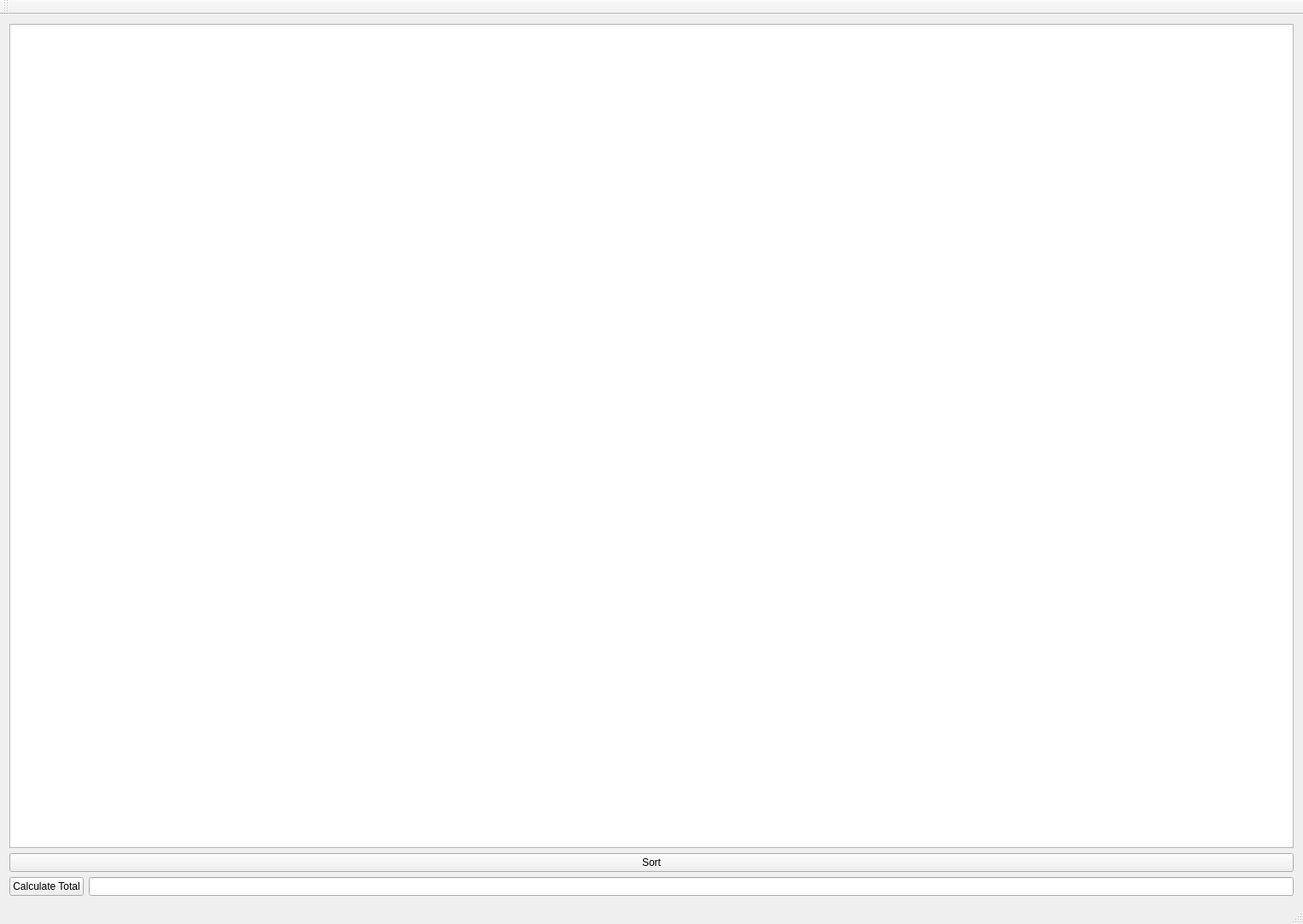
<?xml version="1.0" encoding="UTF-8"?>
<ui version="4.0">
 <class>BillsClass</class>
 <widget class="QMainWindow" name="BillsClass">
  <property name="geometry">
   <rect>
    <x>0</x>
    <y>0</y>
    <width>1526</width>
    <height>1082</height>
   </rect>
  </property>
  <property name="windowTitle">
   <string>Bills</string>
  </property>
  <widget class="QWidget" name="centralWidget">
   <layout class="QGridLayout" name="gridLayout_3">
    <item row="0" column="0">
     <layout class="QGridLayout" name="gridLayout_2">
      <item row="0" column="0">
       <layout class="QGridLayout" name="gridLayout">
        <item row="0" column="0">
         <widget class="QListWidget" name="bills_list_widget">
          <property name="font">
           <font>
            <pointsize>12</pointsize>
           </font>
          </property>
         </widget>
        </item>
        <item row="1" column="0">
         <widget class="QPushButton" name="sort_button">
          <property name="text">
           <string>Sort</string>
          </property>
         </widget>
        </item>
       </layout>
      </item>
      <item row="1" column="0">
       <layout class="QHBoxLayout" name="horizontalLayout">
        <item>
         <widget class="QPushButton" name="total_button">
          <property name="text">
           <string>Calculate Total</string>
          </property>
         </widget>
        </item>
        <item>
         <widget class="QLineEdit" name="total_line_edit"/>
        </item>
       </layout>
      </item>
     </layout>
    </item>
   </layout>
  </widget>
  <widget class="QMenuBar" name="menuBar">
   <property name="geometry">
    <rect>
     <x>0</x>
     <y>0</y>
     <width>1526</width>
     <height>26</height>
    </rect>
   </property>
  </widget>
  <widget class="QToolBar" name="mainToolBar">
   <attribute name="toolBarArea">
    <enum>TopToolBarArea</enum>
   </attribute>
   <attribute name="toolBarBreak">
    <bool>false</bool>
   </attribute>
  </widget>
  <widget class="QStatusBar" name="statusBar"/>
 </widget>
 <layoutdefault spacing="6" margin="11"/>
 <resources>
  <include location="Bills.qrc"/>
 </resources>
 <connections>
  <connection>
   <sender>sort_button</sender>
   <signal>clicked()</signal>
   <receiver>BillsClass</receiver>
   <slot>populate_sorted()</slot>
   <hints>
    <hint type="sourcelabel">
     <x>771</x>
     <y>993</y>
    </hint>
    <hint type="destinationlabel">
     <x>789</x>
     <y>1052</y>
    </hint>
   </hints>
  </connection>
  <connection>
   <sender>total_button</sender>
   <signal>clicked()</signal>
   <receiver>BillsClass</receiver>
   <slot>total()</slot>
   <hints>
    <hint type="sourcelabel">
     <x>67</x>
     <y>1034</y>
    </hint>
    <hint type="destinationlabel">
     <x>128</x>
     <y>1050</y>
    </hint>
   </hints>
  </connection>
 </connections>
 <slots>
  <slot>populate_sorted()</slot>
  <slot>total()</slot>
 </slots>
</ui>
